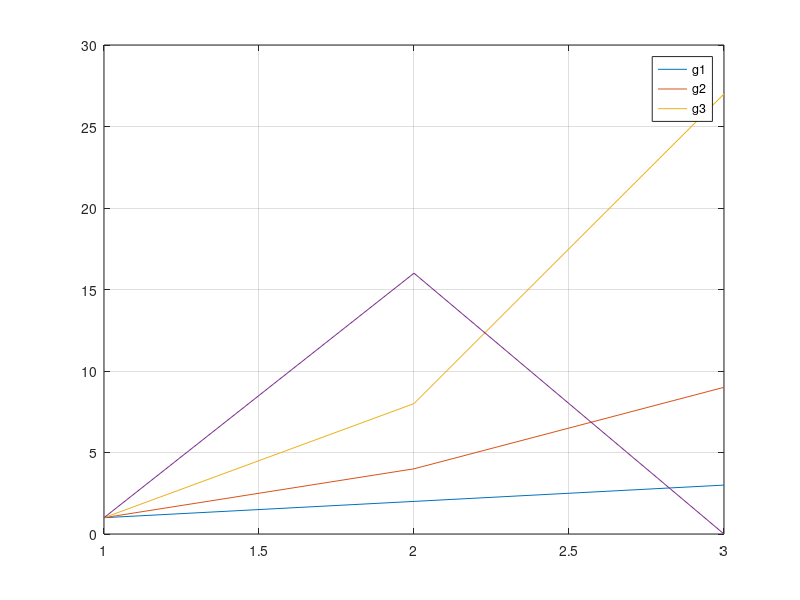

MATLAB code to generate this figure:
clc; clear;
% limpia el comand window y borra variables
% uso de codigo normal
% Uso de plot con un solo parametro plot(parametros)
m = [3 2 -1 0 8 2];
%colores;rojo(r);verde(g);azul(b);amarillo(y);negro(k);cian(c)
%color = [R,G,B] en rango (0,1)
r = [0.5 0 0];
%plot(m,'mo-','LineWidth',2,'color',r); grid;
%title('Gráfica de ejemplo','FontSize',14)
%xlabel('Eje X');ylabel('Eje Y');
%legend('Gráfica 1')
%uso de dos parametros
x1 = 1: length(m);
x1 = 2: (length(m)+1);
x1 = linspace (-10,10,length(m))
m2 = m+1
%plot(x1,m); grid;
%plot(m,'mo-','LineWidth',2,'color',r); grid;
plot(x1,m,x1,m2)
legend('Gráfica de m','Gráfica de m2')

x2 = x1-0.5
plot(x1,m,x2,m2)
legend('Gráfica de m','Gráfica de m2')
plot(x1,m,x2,m2,x1,m+m2)
%Sin embargo hacer 10 graficas seria algo muy engorroso.
%para ello usamos
hold on
plot([1 2 3 4 5 6],[1 4 9 16 25 36]);
hold off
%De este modo, conserva las graficasa anteriores.
%__________________________________
%veamos un metodo aun mas eficiente para multimples graficas.
m0 = randi([-5,5],4,7)
plot(m0);grid;

j = [1 1 1 1;2 4 8 16;3 9 27 0]
plot(j);grid;
legend('g1','g2','g3')
%-----------------------------
